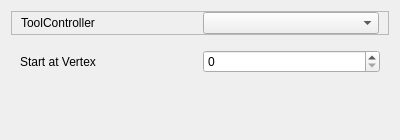
<?xml version="1.0" encoding="UTF-8"?>
<ui version="4.0">
 <class>Form</class>
 <widget class="QWidget" name="Form">
  <property name="geometry">
   <rect>
    <x>0</x>
    <y>0</y>
    <width>400</width>
    <height>140</height>
   </rect>
  </property>
  <property name="windowTitle">
   <string>Form</string>
  </property>
  <layout class="QVBoxLayout" name="verticalLayout">
   <item>
    <widget class="QFrame" name="frame_2">
     <property name="frameShape">
      <enum>QFrame::StyledPanel</enum>
     </property>
     <property name="frameShadow">
      <enum>QFrame::Raised</enum>
     </property>
     <layout class="QGridLayout" name="gridLayout">
      <property name="topMargin">
       <number>0</number>
      </property>
      <property name="bottomMargin">
       <number>0</number>
      </property>
      <item row="0" column="0">
       <widget class="QLabel" name="label">
        <property name="text">
         <string>ToolController</string>
        </property>
       </widget>
      </item>
      <item row="0" column="1">
       <widget class="QComboBox" name="toolController">
        <property name="toolTip">
         <string>&lt;html&gt;&lt;head/&gt;&lt;body&gt;&lt;p&gt;The tool and its settings to be used for this operation.&lt;/p&gt;&lt;/body&gt;&lt;/html&gt;</string>
        </property>
       </widget>
      </item>
     </layout>
    </widget>
   </item>
   <item>
    <widget class="QWidget" name="widget" native="true">
     <layout class="QGridLayout" name="gridLayout_2">
      <item row="0" column="0">
       <widget class="QLabel" name="label_2">
        <property name="text">
         <string>Start at Vertex</string>
        </property>
       </widget>
      </item>
      <item row="0" column="1">
       <widget class="QSpinBox" name="startVertex">
        <property name="toolTip">
         <string>&lt;html&gt;&lt;head/&gt;&lt;body&gt;&lt;p&gt;Specify the vertex number of the underlying shape string at which engraving should start.&lt;/p&gt;&lt;/body&gt;&lt;/html&gt;</string>
        </property>
        <property name="maximum">
         <number>999999</number>
        </property>
       </widget>
      </item>
     </layout>
    </widget>
   </item>
   <item>
    <spacer name="verticalSpacer">
     <property name="orientation">
      <enum>Qt::Vertical</enum>
     </property>
     <property name="sizeHint" stdset="0">
      <size>
       <width>20</width>
       <height>40</height>
      </size>
     </property>
    </spacer>
   </item>
  </layout>
 </widget>
 <resources/>
 <connections/>
</ui>
